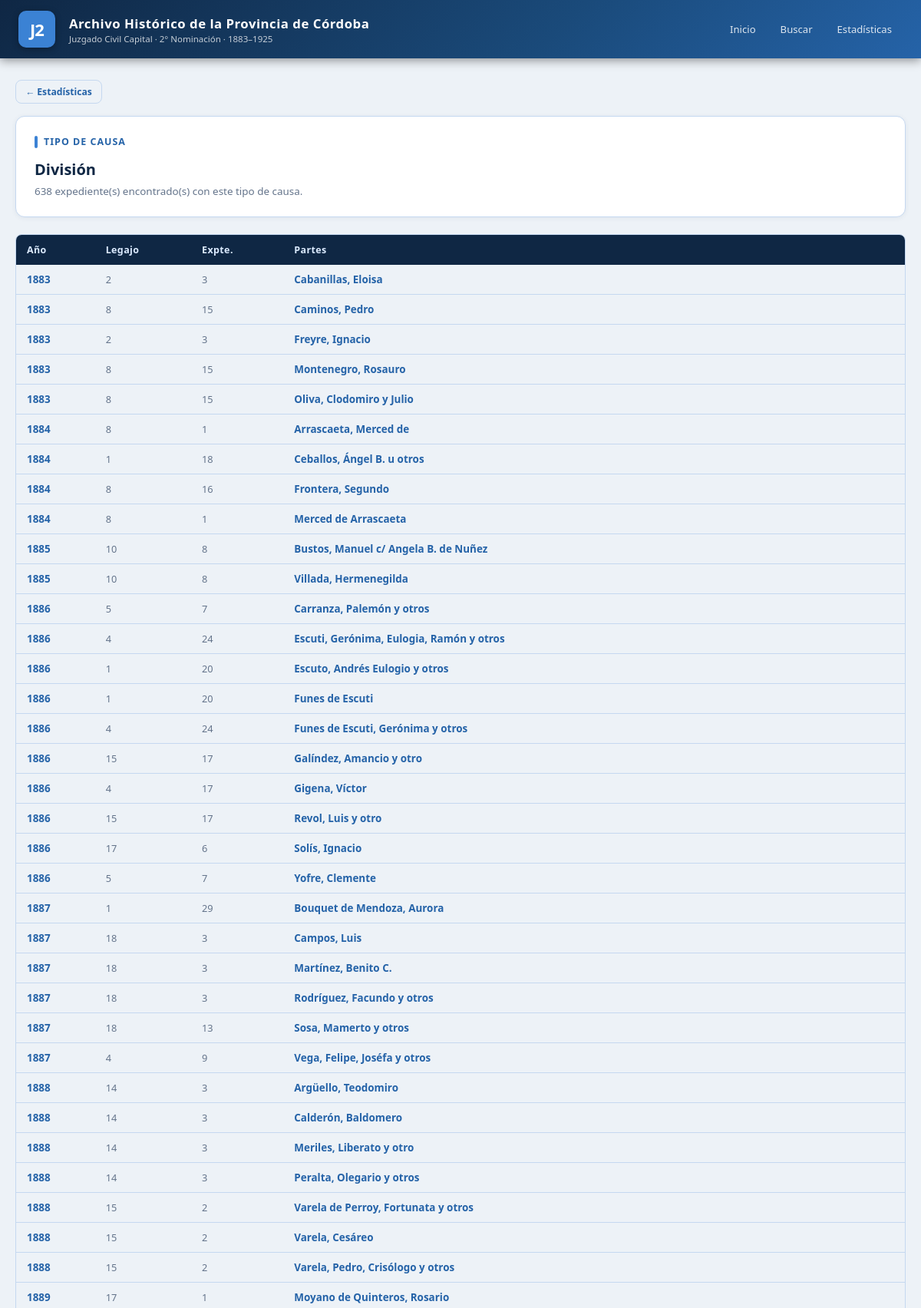
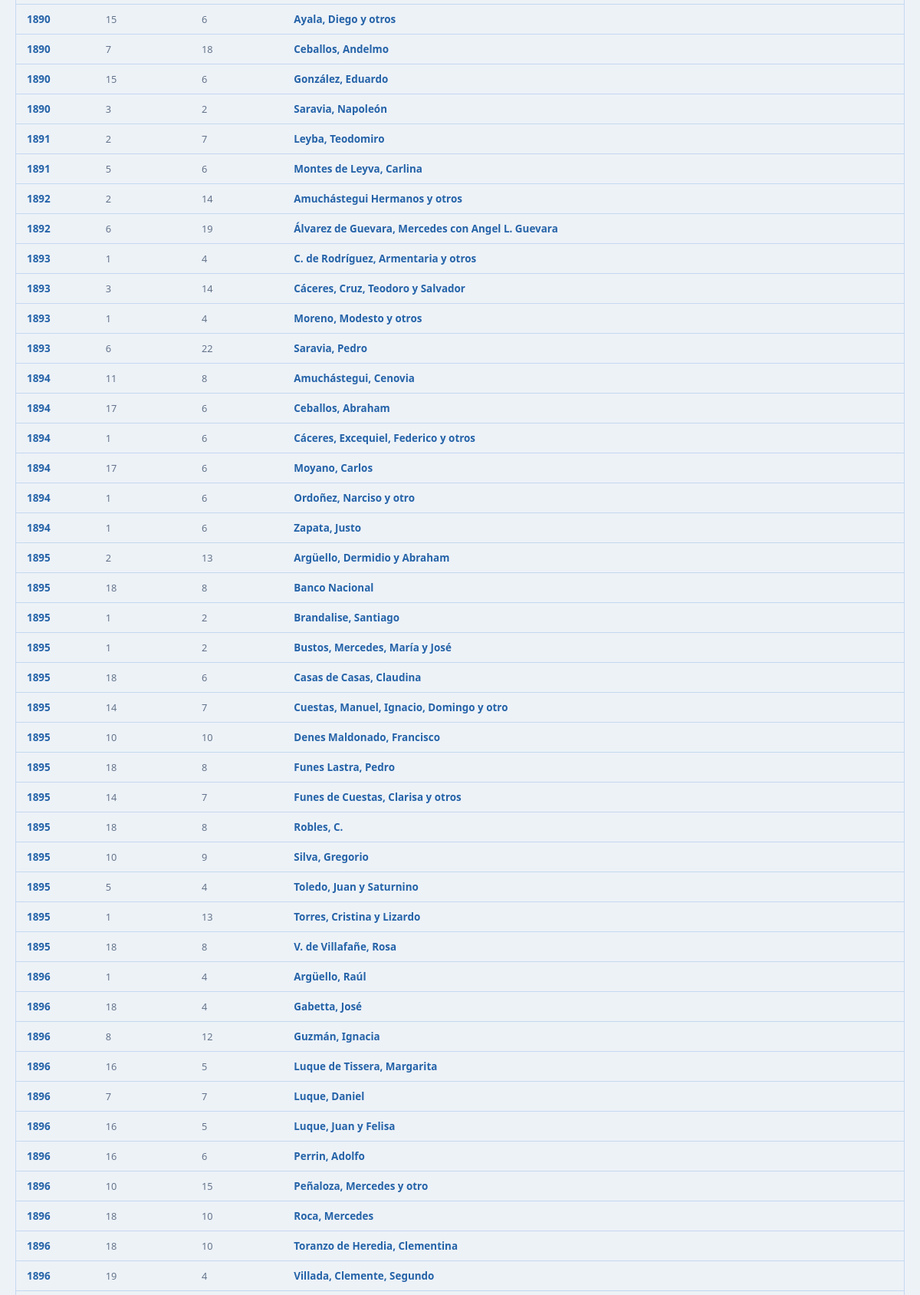
The app's page /causa/División (upper part) with its own data (2 pictures, top to bottom).
### tables this page shows
CREATE TABLE registros (
    id INTEGER PRIMARY KEY AUTOINCREMENT,
    anio INTEGER, legajo TEXT, expediente TEXT,
    partes TEXT, causa TEXT);

### app.py (the view)
@app.route('/causa/<path:nombre>')
def por_causa(nombre):
    rows = query("""SELECT id, anio, legajo, expediente, partes, causa
                    FROM registros WHERE causa = ?
                    ORDER BY anio ASC, partes ASC""", (nombre,))
    if not rows:
        return "Causa no encontrada", 404
    return render_template('por_causa.html', causa=nombre, registros=[dict(r) for r in rows])

### app.py (called while the page is built)
def get_db():
    conn = sqlite3.connect(DB_PATH)
    conn.row_factory = sqlite3.Row
    return conn

def query(sql, params=()):
    conn = get_db()
    cur = conn.cursor()
    cur.execute(sql, params)
    rows = cur.fetchall()
    conn.close()
    return rows

### templates/por_causa.html (shortened to what this page needs)
{% extends "base.html" %}
{% block content %}
<div style="margin-bottom:16px;">
  <a href="/estadisticas" class="btn btn-outline btn-sm">← Estadísticas</a>
</div>
<div class="card">
  <div class="card-title">Tipo de causa</div>
  <h2 style="font-size:1.25rem;font-weight:800;color:var(--navy);margin-bottom:6px;">{{ causa }}</h2>
  <p style="color:var(--steel);font-size:.84rem;">{{ registros|length }} expediente(s) encontrado(s) con este tipo de causa.</p>
</div>
<div class="table-wrap">
  <table>
    <thead><tr><th>Año</th><th>Legajo</th><th>Expte.</th><th>Partes</th></tr></thead>
    <tbody>
    {% for r in registros %}
    <tr>
      <td class="td-year">{{ r.anio or '—' }}</td>
      <td class="td-num">{{ r.legajo or '' }}</td>
      <td class="td-num">{{ r.expediente or '' }}</td>
      <td class="td-partes"><a href="/detalle/{{ r.id }}" class="row-link">{{ r.partes }}</a></td>
    </tr>
    {% endfor %}
    </tbody>
  </table>
</div>
{% endblock %}

### templates/base.html (style rules this page uses)
:root { --navy: #0f2744; --blue: #1a4a7a; --mid: #2563a8; --accent: #3b82d4; --light: #dbeafe; --pale: #f0f6ff; --steel: #64748b; --border: #c5d8f0; --white: #ffffff; --text: #1e293b; --muted: #475569; --hover: #eef5ff; --gold: #f59e0b; }
* { box-sizing: border-box; margin: 0; padding: 0; }
body { font-family: 'Segoe UI', system-ui, sans-serif; background: #edf2f7; color: var(--text); min-height: 100vh; }
.card { background: var(--white); border-radius: 12px; border: 1px solid var(--border); box-shadow: 0 1px 6px rgba(30,60,100,.07); padding: 24px; margin-bottom: 22px; }
.card-title { font-size: .78rem; font-weight: 700; text-transform: uppercase; letter-spacing: 1px; color: var(--mid); margin-bottom: 14px; display: flex; align-items: center; gap: 8px; }
.card-title::before { content: ''; display: inline-block; width: 4px; height: 16px; background: var(--accent); border-radius: 2px; }
.table-wrap { overflow-x: auto; border-radius: 8px; border: 1px solid var(--border); }
table { width: 100%; border-collapse: collapse; font-size: .84rem; }
thead { background: var(--navy); color: var(--light); }
thead th { padding: 11px 14px; text-align: left; font-weight: 600; font-size: .78rem; letter-spacing: .4px; white-space: nowrap; }
tbody tr { border-bottom: 1px solid var(--border); transition: background .12s; }
tbody td { padding: 10px 14px; vertical-align: top; }
.td-year { color: var(--mid); font-weight: 700; white-space: nowrap; }
.td-partes { font-weight: 600; color: var(--text); }
.td-num { color: var(--steel); font-size: .8rem; }
.btn { display: inline-flex; align-items: center; gap: 6px; padding: 9px 18px; border-radius: 8px; border: none; font-size: .84rem; font-weight: 600; cursor: pointer; text-decoration: none; transition: all .18s; }
.btn-outline { background: transparent; color: var(--mid); border: 1.5px solid var(--border); }
.btn-sm { padding: 6px 12px; font-size: .76rem; }
a.row-link { color: var(--mid); text-decoration: none; }

### records on screen
registros: anio "1883", legajo "2", expediente "3", partes "Cabanillas, Eloisa"
registros: anio "1883", legajo "8", expediente "15", partes "Caminos, Pedro"
registros: anio "1884", legajo "8", expediente "1", partes "Arrascaeta, Merced de"
registros: anio "1885", legajo "10", expediente "8", partes "Bustos, Manuel c/ Angela B. de Nuñez"
registros: anio "1887", legajo "1", expediente "29", partes "Bouquet de Mendoza, Aurora"
registros: anio "1887", legajo "18", expediente "3", partes "Campos, Luis"
registros: anio "1888", legajo "14", expediente "3", partes "Argüello, Teodomiro"
registros: anio "1888", legajo "14", expediente "3", partes "Calderón, Baldomero"
registros: anio "1890", legajo "15", expediente "6", partes "Ayala, Diego y otros"
registros: anio "1892", legajo "2", expediente "14", partes "Amuchástegui Hermanos y otros"
registros: anio "1892", legajo "6", expediente "19", partes "Álvarez de Guevara, Mercedes con Angel L. Guevara"
registros: anio "1893", legajo "1", expediente "4", partes "C. de Rodríguez, Armentaria y otros"
registros: anio "1893", legajo "3", expediente "14", partes "Cáceres, Cruz, Teodoro y Salvador"
registros: anio "1894", legajo "11", expediente "8", partes "Amuchástegui, Cenovia"
registros: anio "1894", legajo "1", expediente "6", partes "Cáceres, Excequiel, Federico y otros"
registros: anio "1895", legajo "2", expediente "13", partes "Argüello, Dermidio y Abraham"
registros: anio "1895", legajo "18", expediente "8", partes "Banco Nacional"
registros: anio "1895", legajo "1", expediente "2", partes "Brandalise, Santiago"
registros: anio "1895", legajo "1", expediente "2", partes "Bustos, Mercedes, María y José"
registros: anio "1896", legajo "1", expediente "4", partes "Argüello, Raúl"

### other values on screen
{{ causa }} "División"
{{ registros|length }} "638"
{{ r.anio or '—' }} "1883" "1883" "1883" "1884" "1884" "1884" "1885" "1886" "1886" "1886" "1886" "1886" "1886" "1886" "1886" "1886" "1886" "1887" "1887" "1887" "1887" "1888" "1888" "1888" "1888" "1888" "1889" "1890" "1890" "1890" "1891" "1891" "1893" "1893" "1894" "1894" "1894" "1894" "1895" "1895" "1895" "1895" "1895" "1895" "1895" "1895" "1895" "1895" "1896" "1896" "1896" "1896" "1896" "1896" "1896" "1896" "1896" "1896"
{{ r.legajo or '' }} "2" "8" "8" "1" "8" "8" "10" "5" "4" "1" "1" "4" "15" "4" "15" "17" "5" "18" "18" "18" "4" "14" "14" "15" "15" "15" "17" "7" "15" "3" "2" "5" "1" "6" "17" "17" "1" "1" "18" "14" "10" "18" "14" "18" "10" "5" "1" "18" "18" "8" "16" "7" "16" "16" "10" "18" "18" "19"
{{ r.expediente or '' }} "3" "15" "15" "18" "16" "1" "8" "7" "24" "20" "20" "24" "17" "17" "17" "6" "7" "3" "3" "13" "9" "3" "3" "2" "2" "2" "1" "18" "6" "2" "7" "6" "4" "22" "6" "6" "6" "6" "6" "7" "10" "8" "7" "8" "9" "4" "13" "8" "4" "12" "5" "7" "5" "6" "15" "10" "10" "4"
{{ r.partes }} "Freyre, Ignacio" "Montenegro, Rosauro" "Oliva, Clodomiro y Julio" "Ceballos, Ángel B. u otros" "Frontera, Segundo" "Merced de Arrascaeta" "Villada, Hermenegilda" "Carranza, Palemón y otros" "Escuti, Gerónima, Eulogia, Ramón y otros" "Escuto, Andrés Eulogio y otros" "Funes de Escuti" "Funes de Escuti, Gerónima y otros" "Galíndez, Amancio y otro" "Gigena, Víctor" "Revol, Luis y otro" "Solís, Ignacio" "Yofre, Clemente" "Martínez, Benito C." "Rodríguez, Facundo y otros" "Sosa, Mamerto y otros" "Vega, Felipe, Joséfa y otros" "Meriles, Liberato y otro" "Peralta, Olegario y otros" "Varela de Perroy, Fortunata y otros" "Varela, Cesáreo" "Varela, Pedro, Crisólogo y otros" "Moyano de Quinteros, Rosario" "Ceballos, Andelmo" "González, Eduardo" "Saravia, Napoleón" "Leyba, Teodomiro" "Montes de Leyva, Carlina" "Moreno, Modesto y otros" "Saravia, Pedro" "Ceballos, Abraham" "Moyano, Carlos" "Ordoñez, Narciso y otro" "Zapata, Justo" "Casas de Casas, Claudina" "Cuestas, Manuel, Ignacio, Domingo y otro" "Denes Maldonado, Francisco" "Funes Lastra, Pedro" "Funes de Cuestas, Clarisa y otros" "Robles, C." "Silva, Gregorio" "Toledo, Juan y Saturnino" "Torres, Cristina y Lizardo" "V. de Villafañe, Rosa" "Gabetta, José" "Guzmán, Ignacia" "Luque de Tissera, Margarita" "Luque, Daniel" "Luque, Juan y Felisa" "Perrin, Adolfo" "Peñaloza, Mercedes y otro" "Roca, Mercedes" "Toranzo de Heredia, Clementina" "Villada, Clemente, Segundo"
